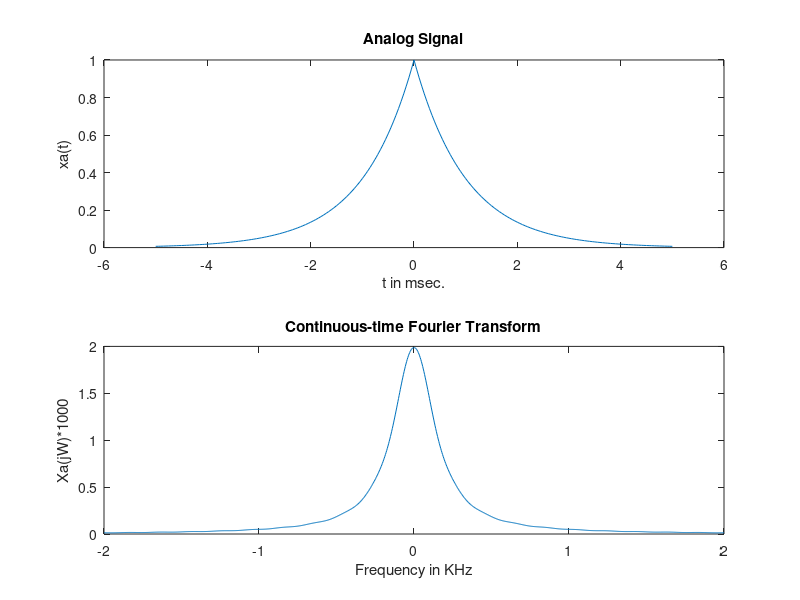

Recreate this plot in MATLAB.

% Analog Signal
Dt = 0.00005; t = -0.005:Dt:0.005; xa = exp(-1000*abs(t));
% dt is the sampling interval 
% Continuous-time Fourier Transform
Wmax = 2*pi*2000; K = 500; k = 0:1:K; W = k*Wmax/K;
Xa = xa * exp(-j*t'*W) * Dt; Xa = real(Xa);
W = [-fliplr(W), W(2:501)]; % Omega from -Wmax to Wmax
% flipping is for the interval between between -2 to -501 
Xa = [fliplr(Xa), Xa(2:501)]; % Xa over -Wmax to Wmax interval
subplot(2,1,1);plot(t*1000,xa);
xlabel('t in msec.'); ylabel('xa(t)')
title('Analog Signal')
subplot(2,1,2);plot(W/(2*pi*1000),Xa*1000);
xlabel('Frequency in KHz'); ylabel('Xa(jW)*1000')
title('Continuous-time Fourier Transform')

